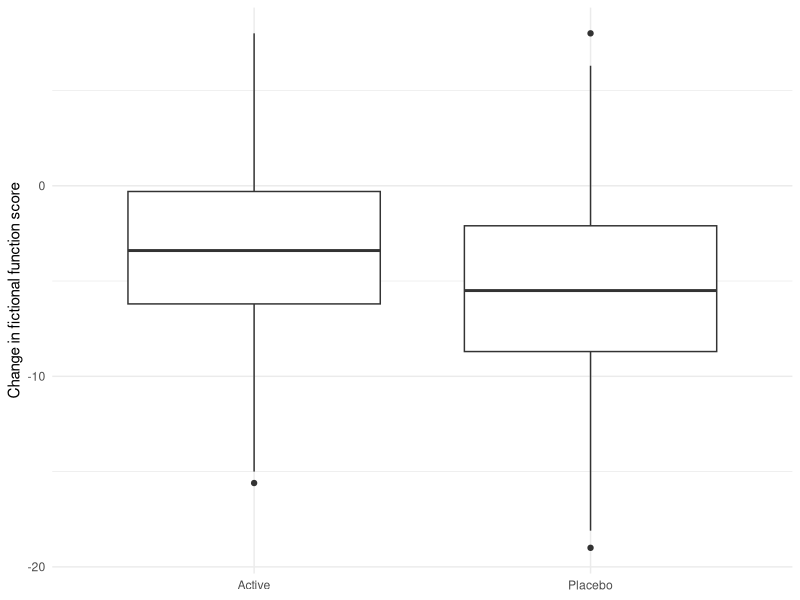
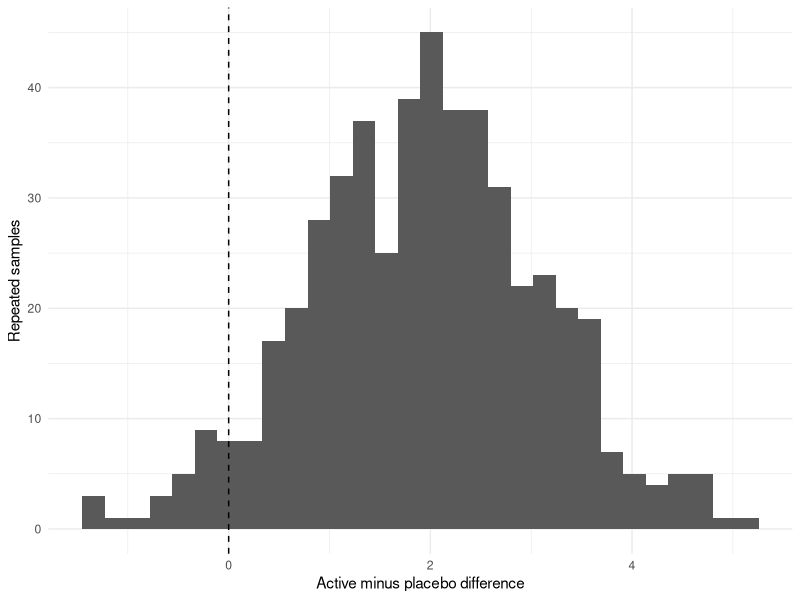

These charts were generated, in order, by the following R code:
## ---- chunk 1
library(tidyverse)
library(broom)
theme_set(theme_minimal())
mnd <- read_csv("data/topic02_synthetic.csv", show_col_types = FALSE)
completed <- mnd |> filter(!is.na(change_in_function_score))
## ---- chunk 2
mnd |> count(trial_arm, completed_followup)

completed |>
  ggplot(aes(trial_arm, change_in_function_score)) +
  geom_boxplot() +
  labs(x = NULL, y = "Change in fictional function score")

completed |>
  group_by(trial_arm) |>
  summarise(n = n(), mean_change = mean(change_in_function_score), sd_change = sd(change_in_function_score))
## ---- chunk 3
trial_test <- t.test(change_in_function_score ~ trial_arm, data = completed)
tidy(trial_test, conf.int = TRUE)
## ---- chunk 4
set.seed(202)
sample_effect <- function(data, size = 60) {
  s <- data |> slice_sample(n = size)
  means <- tapply(s$change_in_function_score, s$trial_arm, mean)
  unname(means["Active"] - means["Placebo"])
}

sampling_results <- tibble(estimate = replicate(500, sample_effect(completed)))

sampling_results |>
  ggplot(aes(estimate)) +
  geom_histogram(bins = 30) +
  geom_vline(xintercept = 0, linetype = 2) +
  labs(x = "Active minus placebo difference", y = "Repeated samples")

sampling_results |> summarise(mean = mean(estimate), sd = sd(estimate), proportion_below_zero = mean(estimate < 0))
